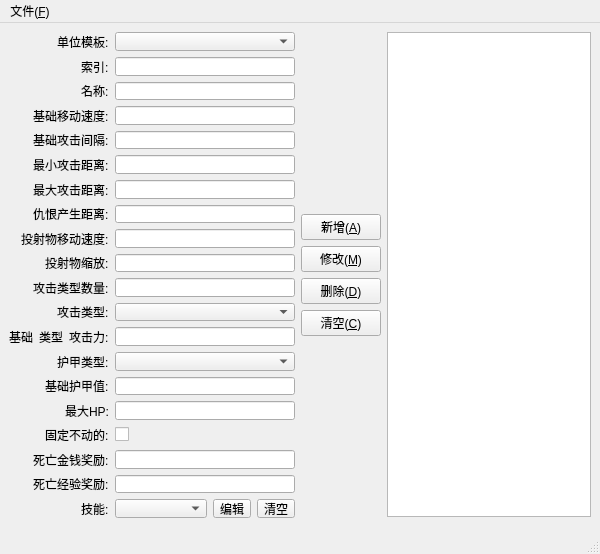
<?xml version="1.0" encoding="UTF-8"?>
<ui version="4.0">
 <class>CUipEditor</class>
 <widget class="QMainWindow" name="CUipEditor">
  <property name="geometry">
   <rect>
    <x>0</x>
    <y>0</y>
    <width>600</width>
    <height>554</height>
   </rect>
  </property>
  <property name="minimumSize">
   <size>
    <width>600</width>
    <height>554</height>
   </size>
  </property>
  <property name="windowTitle">
   <string>单位编辑器</string>
  </property>
  <property name="windowIcon">
   <iconset resource="GameDemoEditor.qrc">
    <normaloff>:/icon/res/GameDemoEditor.ico</normaloff>:/icon/res/GameDemoEditor.ico</iconset>
  </property>
  <widget class="QWidget" name="centralwidget">
   <layout class="QVBoxLayout" name="verticalLayout_3">
    <item>
     <layout class="QHBoxLayout" name="horizontalLayout_2">
      <item>
       <layout class="QGridLayout" name="gridLayout">
        <item row="5" column="1">
         <widget class="QLineEdit" name="txtMinAttackRange"/>
        </item>
        <item row="15" column="0" alignment="Qt::AlignRight">
         <widget class="QLabel" name="label_11">
          <property name="text">
           <string>最大HP:</string>
          </property>
         </widget>
        </item>
        <item row="13" column="0" alignment="Qt::AlignRight">
         <widget class="QLabel" name="label_9">
          <property name="text">
           <string>护甲类型:</string>
          </property>
         </widget>
        </item>
        <item row="8" column="1">
         <widget class="QLineEdit" name="txtProjMoveSpeed"/>
        </item>
        <item row="2" column="0" alignment="Qt::AlignRight">
         <widget class="QLabel" name="label_15">
          <property name="text">
           <string>名称:</string>
          </property>
         </widget>
        </item>
        <item row="3" column="0" alignment="Qt::AlignRight">
         <widget class="QLabel" name="label_2">
          <property name="text">
           <string>基础移动速度:</string>
          </property>
         </widget>
        </item>
        <item row="13" column="1">
         <widget class="QComboBox" name="comboBoxArmorType"/>
        </item>
        <item row="16" column="1">
         <widget class="QCheckBox" name="chkFixed">
          <property name="text">
           <string/>
          </property>
         </widget>
        </item>
        <item row="3" column="1">
         <widget class="QLineEdit" name="txtBaseMoveSpeed"/>
        </item>
        <item row="15" column="1">
         <widget class="QLineEdit" name="txtMaxHp"/>
        </item>
        <item row="9" column="1">
         <widget class="QLineEdit" name="txtProjScale"/>
        </item>
        <item row="17" column="1">
         <widget class="QLineEdit" name="txtRewardGold"/>
        </item>
        <item row="0" column="0" alignment="Qt::AlignRight">
         <widget class="QLabel" name="label">
          <property name="text">
           <string>单位模板:</string>
          </property>
         </widget>
        </item>
        <item row="8" column="0" alignment="Qt::AlignRight">
         <widget class="QLabel" name="label_7">
          <property name="text">
           <string>投射物移动速度:</string>
          </property>
         </widget>
        </item>
        <item row="6" column="1">
         <widget class="QLineEdit" name="txtAttackRange"/>
        </item>
        <item row="7" column="1">
         <widget class="QLineEdit" name="txtHostilityRange"/>
        </item>
        <item row="9" column="0" alignment="Qt::AlignRight">
         <widget class="QLabel" name="label_8">
          <property name="text">
           <string>投射物缩放:</string>
          </property>
         </widget>
        </item>
        <item row="4" column="1">
         <widget class="QLineEdit" name="txtBaseAttackInterval"/>
        </item>
        <item row="16" column="0" alignment="Qt::AlignRight">
         <widget class="QLabel" name="label_12">
          <property name="text">
           <string>固定不动的:</string>
          </property>
         </widget>
        </item>
        <item row="7" column="0" alignment="Qt::AlignRight">
         <widget class="QLabel" name="label_6">
          <property name="text">
           <string>仇恨产生距离:</string>
          </property>
         </widget>
        </item>
        <item row="17" column="0" alignment="Qt::AlignRight">
         <widget class="QLabel" name="label_13">
          <property name="text">
           <string>死亡金钱奖励:</string>
          </property>
         </widget>
        </item>
        <item row="6" column="0" alignment="Qt::AlignRight">
         <widget class="QLabel" name="label_5">
          <property name="text">
           <string>最大攻击距离:</string>
          </property>
         </widget>
        </item>
        <item row="5" column="0" alignment="Qt::AlignRight">
         <widget class="QLabel" name="label_4">
          <property name="text">
           <string>最小攻击距离:</string>
          </property>
         </widget>
        </item>
        <item row="2" column="1">
         <widget class="QLineEdit" name="txtName"/>
        </item>
        <item row="4" column="0" alignment="Qt::AlignRight">
         <widget class="QLabel" name="label_3">
          <property name="text">
           <string>基础攻击间隔:</string>
          </property>
         </widget>
        </item>
        <item row="1" column="1">
         <widget class="QLineEdit" name="txtIndex">
          <property name="readOnly">
           <bool>true</bool>
          </property>
         </widget>
        </item>
        <item row="1" column="0" alignment="Qt::AlignRight">
         <widget class="QLabel" name="label_16">
          <property name="text">
           <string>索引:</string>
          </property>
         </widget>
        </item>
        <item row="10" column="0" alignment="Qt::AlignRight">
         <widget class="QLabel" name="label_18">
          <property name="text">
           <string>攻击类型数量:</string>
          </property>
         </widget>
        </item>
        <item row="0" column="1">
         <widget class="QComboBox" name="comboBoxOrgUnit"/>
        </item>
        <item row="10" column="1">
         <widget class="QLineEdit" name="txtAttackTypeCount">
          <property name="minimumSize">
           <size>
            <width>180</width>
            <height>0</height>
           </size>
          </property>
          <property name="readOnly">
           <bool>true</bool>
          </property>
         </widget>
        </item>
        <item row="11" column="1">
         <widget class="QComboBox" name="comboBoxAttackType"/>
        </item>
        <item row="11" column="0" alignment="Qt::AlignRight">
         <widget class="QLabel" name="label_17">
          <property name="text">
           <string>攻击类型:</string>
          </property>
         </widget>
        </item>
        <item row="12" column="0">
         <layout class="QHBoxLayout" name="horizontalLayout">
          <item alignment="Qt::AlignRight">
           <widget class="QLabel" name="label_19">
            <property name="text">
             <string>基础</string>
            </property>
           </widget>
          </item>
          <item alignment="Qt::AlignRight">
           <widget class="QLabel" name="lblBaseAttack">
            <property name="text">
             <string>类型</string>
            </property>
           </widget>
          </item>
          <item alignment="Qt::AlignRight">
           <widget class="QLabel" name="label_20">
            <property name="text">
             <string>攻击力:</string>
            </property>
           </widget>
          </item>
         </layout>
        </item>
        <item row="14" column="1">
         <widget class="QLineEdit" name="txtBaseArmor"/>
        </item>
        <item row="14" column="0" alignment="Qt::AlignRight">
         <widget class="QLabel" name="label_10">
          <property name="text">
           <string>基础护甲值:</string>
          </property>
         </widget>
        </item>
        <item row="12" column="1">
         <widget class="QLineEdit" name="txtBaseAttack"/>
        </item>
        <item row="18" column="0" alignment="Qt::AlignRight">
         <widget class="QLabel" name="label_14">
          <property name="text">
           <string>死亡经验奖励:</string>
          </property>
         </widget>
        </item>
        <item row="18" column="1">
         <widget class="QLineEdit" name="txtRewardExp"/>
        </item>
        <item row="19" column="0" alignment="Qt::AlignRight">
         <widget class="QLabel" name="label_21">
          <property name="text">
           <string>技能:</string>
          </property>
         </widget>
        </item>
        <item row="19" column="1">
         <layout class="QHBoxLayout" name="horizontalLayout_3">
          <item>
           <widget class="QComboBox" name="comboBoxSkills"/>
          </item>
          <item>
           <widget class="QToolButton" name="btnSkill">
            <property name="text">
             <string>编辑</string>
            </property>
           </widget>
          </item>
          <item>
           <widget class="QToolButton" name="btnSkillClear">
            <property name="text">
             <string>清空</string>
            </property>
           </widget>
          </item>
         </layout>
        </item>
       </layout>
      </item>
      <item>
       <layout class="QVBoxLayout" name="verticalLayout">
        <item>
         <spacer name="verticalSpacer_2">
          <property name="orientation">
           <enum>Qt::Vertical</enum>
          </property>
          <property name="sizeHint" stdset="0">
           <size>
            <width>20</width>
            <height>40</height>
           </size>
          </property>
         </spacer>
        </item>
        <item>
         <widget class="QPushButton" name="btnAdd">
          <property name="text">
           <string>新增(&amp;A)</string>
          </property>
         </widget>
        </item>
        <item>
         <widget class="QPushButton" name="btnUpdate">
          <property name="text">
           <string>修改(&amp;M)</string>
          </property>
         </widget>
        </item>
        <item>
         <widget class="QPushButton" name="btnDel">
          <property name="text">
           <string>删除(&amp;D)</string>
          </property>
         </widget>
        </item>
        <item>
         <widget class="QPushButton" name="btnClear">
          <property name="text">
           <string>清空(&amp;C)</string>
          </property>
         </widget>
        </item>
        <item>
         <spacer name="verticalSpacer">
          <property name="orientation">
           <enum>Qt::Vertical</enum>
          </property>
          <property name="sizeHint" stdset="0">
           <size>
            <width>20</width>
            <height>40</height>
           </size>
          </property>
         </spacer>
        </item>
       </layout>
      </item>
      <item>
       <widget class="QListWidget" name="lstUnits">
        <property name="minimumSize">
         <size>
          <width>180</width>
          <height>0</height>
         </size>
        </property>
        <property name="toolTip">
         <string/>
        </property>
       </widget>
      </item>
     </layout>
    </item>
    <item>
     <widget class="QDialogButtonBox" name="buttonBox">
      <property name="orientation">
       <enum>Qt::Vertical</enum>
      </property>
      <property name="standardButtons">
       <set>QDialogButtonBox::NoButton</set>
      </property>
     </widget>
    </item>
   </layout>
  </widget>
  <widget class="QMenuBar" name="menubar">
   <property name="geometry">
    <rect>
     <x>0</x>
     <y>0</y>
     <width>600</width>
     <height>23</height>
    </rect>
   </property>
   <widget class="QMenu" name="menu_F">
    <property name="title">
     <string>文件(&amp;F)</string>
    </property>
    <addaction name="action_N"/>
    <addaction name="action_O"/>
    <addaction name="action_S"/>
    <addaction name="action_A"/>
    <addaction name="separator"/>
    <addaction name="action_X"/>
   </widget>
   <addaction name="menu_F"/>
  </widget>
  <widget class="QStatusBar" name="statusbar"/>
  <action name="action_N">
   <property name="text">
    <string>新建(&amp;N)</string>
   </property>
   <property name="shortcut">
    <string>Ctrl+N</string>
   </property>
  </action>
  <action name="action_O">
   <property name="text">
    <string>打开(&amp;O)...</string>
   </property>
   <property name="shortcut">
    <string>Ctrl+O</string>
   </property>
  </action>
  <action name="action_S">
   <property name="text">
    <string>保存(&amp;S)</string>
   </property>
   <property name="shortcut">
    <string>Ctrl+S</string>
   </property>
  </action>
  <action name="action_A">
   <property name="text">
    <string>另存为(&amp;A)...</string>
   </property>
  </action>
  <action name="action_X">
   <property name="text">
    <string>退出(&amp;X)</string>
   </property>
  </action>
 </widget>
 <resources>
  <include location="GameDemoEditor.qrc"/>
 </resources>
 <connections>
  <connection>
   <sender>comboBoxAttackType</sender>
   <signal>currentIndexChanged(QString)</signal>
   <receiver>lblBaseAttack</receiver>
   <slot>setText(QString)</slot>
   <hints>
    <hint type="sourcelabel">
     <x>135</x>
     <y>322</y>
    </hint>
    <hint type="destinationlabel">
     <x>50</x>
     <y>344</y>
    </hint>
   </hints>
  </connection>
 </connections>
</ui>
